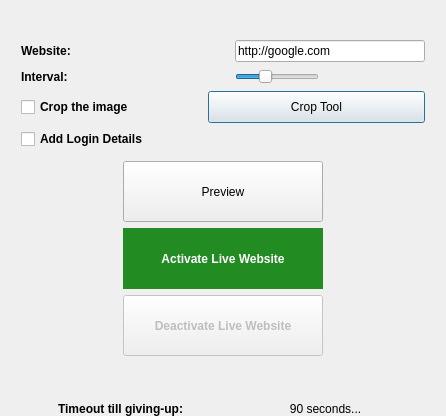
        <widget class="QWidget" name="live_website">
         <layout class="QHBoxLayout" name="horizontalLayout_19">
          <property name="topMargin">
           <number>0</number>
          </property>
          <property name="bottomMargin">
           <number>0</number>
          </property>
          <item>
           <spacer name="horizontalSpacer_7">
            <property name="orientation">
             <enum>Qt::Horizontal</enum>
            </property>
            <property name="sizeHint" stdset="0">
             <size>
              <width>10</width>
              <height>20</height>
             </size>
            </property>
           </spacer>
          </item>
          <item>
           <layout class="QVBoxLayout" name="verticalLayout_2">
            <item>
             <spacer name="verticalSpacer_7">
              <property name="orientation">
               <enum>Qt::Vertical</enum>
              </property>
              <property name="sizeHint" stdset="0">
               <size>
                <width>20</width>
                <height>40</height>
               </size>
              </property>
             </spacer>
            </item>
            <item>
             <layout class="QHBoxLayout" name="horizontalLayout_4">
              <item>
               <widget class="QLabel" name="label_11">
                <property name="minimumSize">
                 <size>
                  <width>208</width>
                  <height>0</height>
                 </size>
                </property>
                <property name="font">
                 <font>
                  <bold>true</bold>
                 </font>
                </property>
                <property name="text">
                 <string>Website:</string>
                </property>
               </widget>
              </item>
              <item>
               <widget class="QLineEdit" name="website">
                <property name="text">
                 <string notr="true">http://google.com</string>
                </property>
               </widget>
              </item>
             </layout>
            </item>
            <item>
             <layout class="QHBoxLayout" name="horizontalLayout_5">
              <item>
               <widget class="QLabel" name="label_23">
                <property name="minimumSize">
                 <size>
                  <width>208</width>
                  <height>0</height>
                 </size>
                </property>
                <property name="font">
                 <font>
                  <bold>true</bold>
                 </font>
                </property>
                <property name="text">
                 <string>Interval:</string>
                </property>
               </widget>
              </item>
              <item>
               <widget class="QSlider" name="website_slider">
                <property name="minimumSize">
                 <size>
                  <width>0</width>
                  <height>17</height>
                 </size>
                </property>
                <property name="focusPolicy">
                 <enum>Qt::NoFocus</enum>
                </property>
                <property name="minimum">
                 <number>1</number>
                </property>
                <property name="maximum">
                 <number>16</number>
                </property>
                <property name="pageStep">
                 <number>1</number>
                </property>
                <property name="value">
                 <number>6</number>
                </property>
                <property name="orientation">
                 <enum>Qt::Horizontal</enum>
                </property>
               </widget>
              </item>
              <item>
               <widget class="QLabel" name="website_interval_slider_label">
                <property name="minimumSize">
                 <size>
                  <width>100</width>
                  <height>0</height>
                 </size>
                </property>
                <property name="text">
                 <string notr="true"/>
                </property>
                <property name="alignment">
                 <set>Qt::AlignCenter</set>
                </property>
               </widget>
              </item>
             </layout>
            </item>
            <item>
             <layout class="QHBoxLayout" name="horizontalLayout_17">
              <item>
               <widget class="QCheckBox" name="website_crop_checkbox">
                <property name="font">
                 <font>
                  <bold>true</bold>
                 </font>
                </property>
                <property name="focusPolicy">
                 <enum>Qt::NoFocus</enum>
                </property>
                <property name="text">
                 <string>Crop the image</string>
                </property>
               </widget>
              </item>
              <item>
               <widget class="QPushButton" name="edit_crop">
                <property name="minimumSize">
                 <size>
                  <width>217</width>
                  <height>32</height>
                 </size>
                </property>
                <property name="focusPolicy">
                 <enum>Qt::NoFocus</enum>
                </property>
                <property name="text">
                 <string>Crop Tool</string>
                </property>
                <property name="autoDefault">
                 <bool>false</bool>
                </property>
                <property name="default">
                 <bool>true</bool>
                </property>
                <property name="flat">
                 <bool>false</bool>
                </property>
               </widget>
              </item>
             </layout>
            </item>
            <item>
             <widget class="QCheckBox" name="add_login_details">
              <property name="font">
               <font>
                <bold>true</bold>
               </font>
              </property>
              <property name="focusPolicy">
               <enum>Qt::NoFocus</enum>
              </property>
              <property name="text">
               <string>Add Login Details</string>
              </property>
             </widget>
            </item>
            <item>
             <widget class="QWidget" name="live_website_login_widget" native="true">
              <property name="minimumSize">
               <size>
                <width>0</width>
                <height>0</height>
               </size>
              </property>
              <property name="maximumSize">
               <size>
                <width>16777215</width>
                <height>0</height>
               </size>
              </property>
              <layout class="QGridLayout" name="gridLayout_2">
               <item row="0" column="0">
                <layout class="QVBoxLayout" name="verticalLayout_15">
                 <item>
                  <layout class="QHBoxLayout" name="horizontalLayout_32">
                   <item>
                    <widget class="QLabel" name="label_7">
                     <property name="font">
                      <font>
                       <bold>true</bold>
                      </font>
                     </property>
                     <property name="text">
                      <string>Username:</string>
                     </property>
                    </widget>
                   </item>
                   <item>
                    <widget class="QLineEdit" name="username">
                     <property name="placeholderText">
                      <string>Username</string>
                     </property>
                    </widget>
                   </item>
                  </layout>
                 </item>
                 <item>
                  <layout class="QHBoxLayout" name="horizontalLayout_33">
                   <item>
                    <widget class="QLabel" name="label_12">
                     <property name="font">
                      <font>
                       <bold>true</bold>
                      </font>
                     </property>
                     <property name="text">
                      <string>Password:</string>
                     </property>
                    </widget>
                   </item>
                   <item>
                    <widget class="QLineEdit" name="password">
                     <property name="echoMode">
                      <enum>QLineEdit::Password</enum>
                     </property>
                     <property name="placeholderText">
                      <string>Password</string>
                     </property>
                    </widget>
                   </item>
                  </layout>
                 </item>
                 <item>
                  <widget class="QCheckBox" name="redirect_checkBox">
                   <property name="focusPolicy">
                    <enum>Qt::NoFocus</enum>
                   </property>
                   <property name="text">
                    <string>Redirect to a certain page</string>
                   </property>
                  </widget>
                 </item>
                 <item>
                  <layout class="QHBoxLayout" name="horizontalLayout_34">
                   <item>
                    <widget class="QLineEdit" name="final_webpage">
                     <property name="font">
                      <font>
                       <bold>false</bold>
                      </font>
                     </property>
                    </widget>
                   </item>
                  </layout>
                 </item>
                </layout>
               </item>
              </layout>
             </widget>
            </item>
            <item>
             <layout class="QHBoxLayout" name="horizontalLayout_18">
              <item>
               <spacer name="horizontalSpacer_22">
                <property name="orientation">
                 <enum>Qt::Horizontal</enum>
                </property>
                <property name="sizeHint" stdset="0">
                 <size>
                  <width>40</width>
                  <height>20</height>
                 </size>
                </property>
               </spacer>
              </item>
              <item>
               <layout class="QVBoxLayout" name="verticalLayout_12">
                <item>
                 <widget class="QPushButton" name="website_preview">
                  <property name="minimumSize">
                   <size>
                    <width>200</width>
                    <height>61</height>
                   </size>
                  </property>
                  <property name="maximumSize">
                   <size>
                    <width>151</width>
                    <height>16777215</height>
                   </size>
                  </property>
                  <property name="font">
                   <font>
                    <bold>false</bold>
                   </font>
                  </property>
                  <property name="focusPolicy">
                   <enum>Qt::NoFocus</enum>
                  </property>
                  <property name="text">
                   <string>Preview</string>
                  </property>
                 </widget>
                </item>
                <item>
                 <widget class="QPushButton" name="activate_website">
                  <property name="minimumSize">
                   <size>
                    <width>200</width>
                    <height>61</height>
                   </size>
                  </property>
                  <property name="font">
                   <font>
                    <bold>true</bold>
                   </font>
                  </property>
                  <property name="focusPolicy">
                   <enum>Qt::NoFocus</enum>
                  </property>
                  <property name="toolTip">
                   <string/>
                  </property>
                  <property name="styleSheet">
                   <string notr="true">QPushButton:enabled {
 color: white;
 background-color:#228b22;
 border: 0px;
 }
  
 QPushButton:enabled:hover {
 color: white;
 background-color:#27a227;
 border: 0px;}</string>
                  </property>
                  <property name="text">
                   <string>Activate Live Website</string>
                  </property>
                 </widget>
                </item>
                <item>
                 <widget class="QPushButton" name="deactivate_website">
                  <property name="enabled">
                   <bool>false</bool>
                  </property>
                  <property name="minimumSize">
                   <size>
                    <width>200</width>
                    <height>61</height>
                   </size>
                  </property>
                  <property name="font">
                   <font>
                    <bold>true</bold>
                   </font>
                  </property>
                  <property name="focusPolicy">
                   <enum>Qt::NoFocus</enum>
                  </property>
                  <property name="styleSheet">
                   <string notr="true">QPushButton:enabled {
 color: white;
 background-color:#aa0114;
 border: 0px;
} 
 QPushButton:enabled:hover {
 color: white;
background-color:#ce0018;
 border: 0px;
 }</string>
                  </property>
                  <property name="text">
                   <string>Deactivate Live Website</string>
                  </property>
                 </widget>
                </item>
               </layout>
              </item>
              <item>
               <spacer name="horizontalSpacer_23">
                <property name="orientation">
                 <enum>Qt::Horizontal</enum>
                </property>
                <property name="sizeHint" stdset="0">
                 <size>
                  <width>40</width>
                  <height>20</height>
                 </size>
                </property>
               </spacer>
              </item>
             </layout>
            </item>
            <item>
             <spacer name="verticalSpacer_8">
              <property name="orientation">
               <enum>Qt::Vertical</enum>
              </property>
              <property name="sizeHint" stdset="0">
               <size>
                <width>20</width>
                <height>40</height>
               </size>
              </property>
             </spacer>
            </item>
            <item>
             <layout class="QHBoxLayout" name="horizontalLayout_6">
              <item>
               <widget class="QLabel" name="timeout_text_label">
                <property name="font">
                 <font>
                  <bold>true</bold>
                 </font>
                </property>
                <property name="text">
                 <string>Timeout till giving-up:</string>
                </property>
                <property name="alignment">
                 <set>Qt::AlignCenter</set>
                </property>
               </widget>
              </item>
              <item>
               <widget class="QLabel" name="website_timeout_label">
                <property name="text">
                 <string notr="true">90 seconds...</string>
                </property>
                <property name="alignment">
                 <set>Qt::AlignCenter</set>
                </property>
               </widget>
              </item>
             </layout>
            </item>
           </layout>
          </item>
          <item>
           <spacer name="horizontalSpacer_8">
            <property name="orientation">
             <enum>Qt::Horizontal</enum>
            </property>
            <property name="sizeHint" stdset="0">
             <size>
              <width>10</width>
              <height>20</height>
             </size>
            </property>
           </spacer>
          </item>
         </layout>
        </widget>
